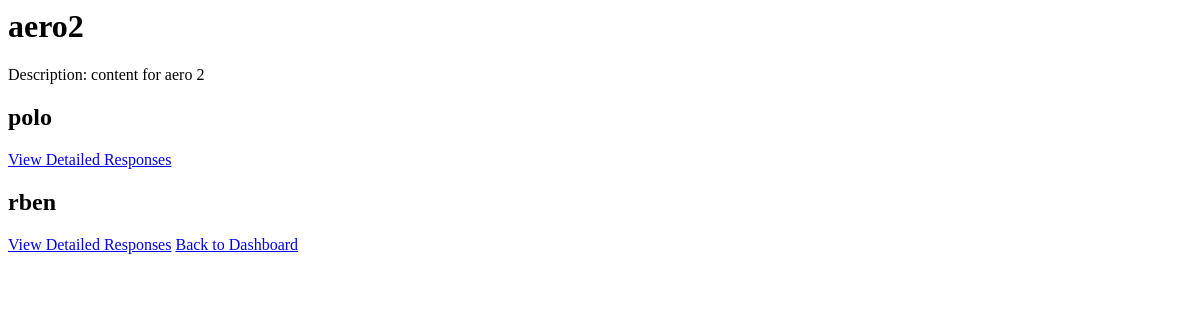
/users/lab-report/8/, run on an earlier commit of the app's database.
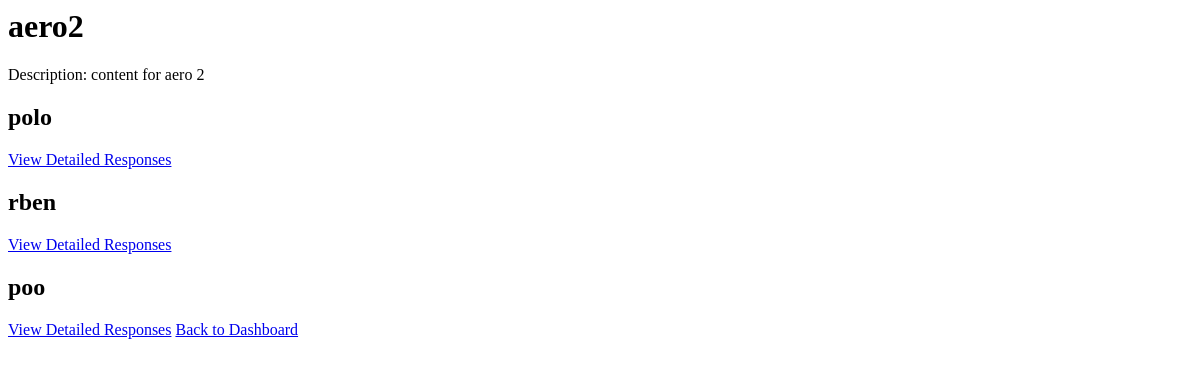
And on a later commit of the database.
### users/models.py (models this page shows, shortened)
class User(AbstractUser):
    class Role(models.TextChoices):
        STUDENT = 'ST', _('Student')
        LAB_TECH = 'LT', _('Lab Technician')
        LECTURER = 'LE', _('Lecturer')
    role = models.CharField(
        max_length=2,
        choices=Role.choices,
        default=Role.STUDENT,
    )
    groups = models.ManyToManyField(Group, verbose_name=_('groups'), blank=True, help_text=_(
        'The groups this user belongs to. A user will get all permissions granted to each of their groups.'),
        related_name="user_set_custom",
        related_query_name="user",
    )
    user_permissions = models.ManyToManyField(
        Permission,
        verbose_name=_('user permissions'),
        blank=True,
        help_text=_('Specific permissions for this user.'),
        related_name="user_set_custom",
        related_query_name="user",
    )

### users/views.py (the view)
def lab_report_detail_for_tech(request, lab_report_id):
    lab_report = LabReport.objects.get(id=lab_report_id)
    student_responses = StudentResponse.objects.filter(lab_report=lab_report)
    responses_by_student = {}
    for response in student_responses:
        if response.student not in responses_by_student:
            responses_by_student[response.student] = []
        responses_by_student[response.student].append(response)
    context = {
        'lab_report': lab_report,
        'responses_by_student': responses_by_student,
    }
    return render(request, 'grading/lab_report_detail.html', context)

### users/templates/grading/lab_report_detail.html
<h1>{{ lab_report.title }}</h1>
<p>Description: {{ lab_report.description }}</p>
{% for student, responses in responses_by_student.items %}
<h2>{{ student.username }}</h2>
<a href="{% url 'detailed_responses' lab_report.id student.id %}"
  >View Detailed Responses</a
>
{% empty %}
<p>No responses found.</p>
{% endfor %}
<a href="{% url 'dashboard' %}">Back to Dashboard</a>

What changed in the data, as far as the page shows it:
now on this page (row edited): User: username "poo"
